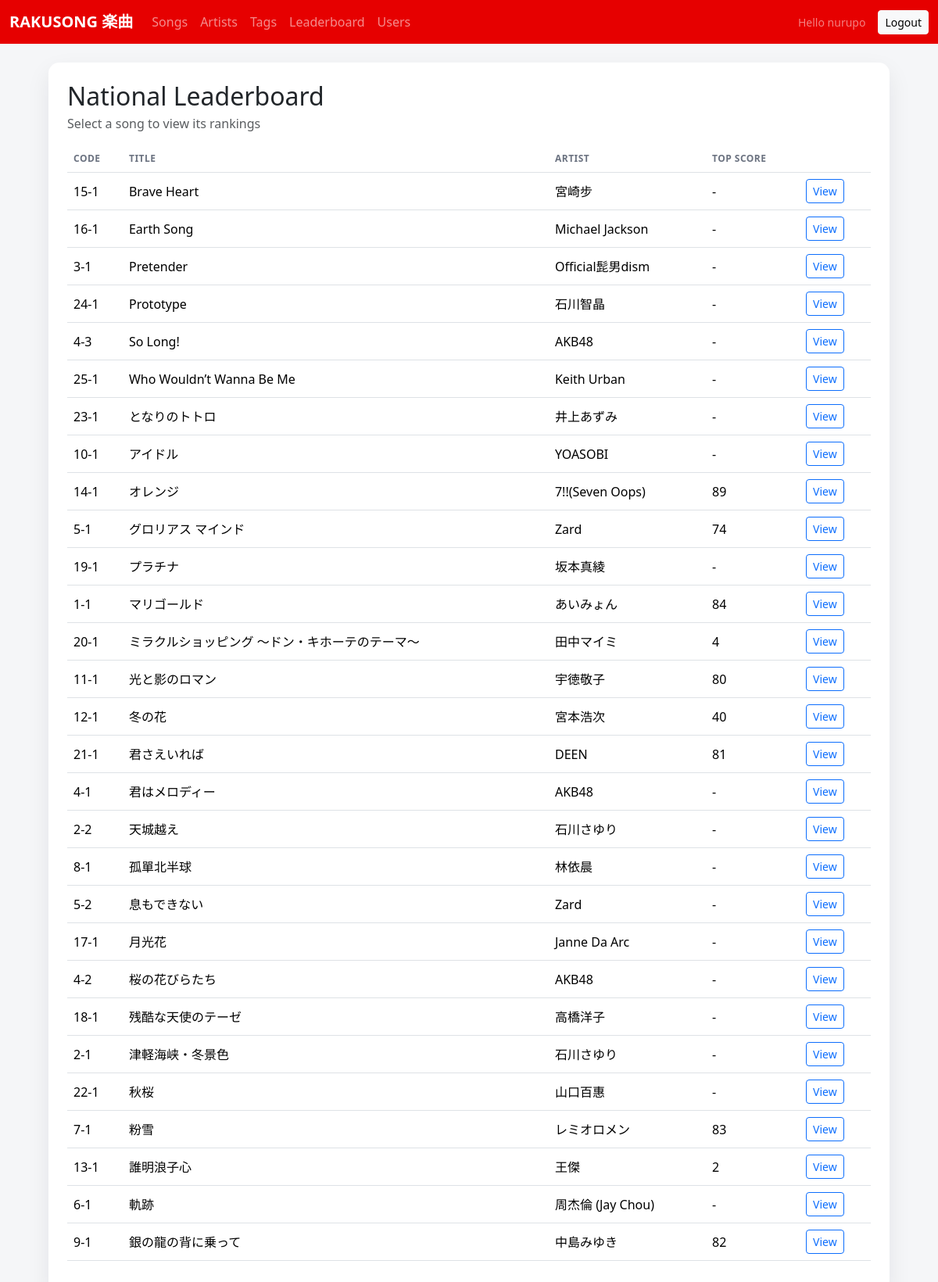
The app's page /ui/leaderboard/ (signed in) with its own data.
### songs/models.py (models this page shows, shortened)
class Song(models.Model):
    code = models.CharField(max_length=32, unique=True, blank=True)
    title = models.CharField(max_length=255)
    artist = models.CharField(max_length=255, blank=True)
    artist_no = models.PositiveIntegerField(null=True, blank=True)
    song_no = models.PositiveIntegerField(null=True, blank=True)
    language = models.CharField(max_length=32, blank=True, default='jp')
    duration_seconds = models.PositiveIntegerField(null=True, blank=True)
    bpm = models.PositiveIntegerField(null=True, blank=True)
    key = models.CharField(max_length=16, blank=True)
    tags = models.ManyToManyField(Tag, blank=True, related_name='songs')
    midi_file = models.FileField(upload_to=midi_upload_path, blank=True, null=True)
    lrc_file = models.FileField(upload_to=lrc_upload_path, blank=True, null=True)
    cover_image = models.ImageField(upload_to='songs/cover/', blank=True, null=True)
    lrc_offset = models.IntegerField(default=0)
    is_published = models.BooleanField(default=True)
    created_at = models.DateTimeField(auto_now_add=True)
    updated_at = models.DateTimeField(auto_now=True)

### songs/views_ui.py (the view, shortened to what this page needs)
@login_required
def leaderboard_list(request):
    song_code = (request.GET.get('song') or '').strip()
    songs = (
        Song.objects
        .order_by('title')
        .annotate(top_score=Max('scores__score'))
    )
    selected_song = None
    scores = []
    return render(
        request,
        'scores/leaderboard_list.html',
        {
            'songs': songs,
            'selected_song': selected_song,
            'scores': scores,
            'song_code': song_code,
        },
    )

### templates/scores/leaderboard_list.html (shortened to what this page needs)
{% extends "base.html" %}
{% block content %}
  <div class="card p-4 mb-4">
    <div class="d-flex flex-wrap gap-3 justify-content-between align-items-center mb-3">
      <div>
        <h2 class="mb-1">National Leaderboard</h2>
        <div class="text-muted">Select a song to view its rankings</div>
      </div>
    </div>
    <div class="table-responsive">
      <table class="table align-middle">
        <thead>
          <tr>
            <th>Code</th>
            <th>Title</th>
            <th>Artist</th>
            <th>Top Score</th>
            <th></th>
          </tr>
        </thead>
        <tbody>
          {% for song in songs %}
            <tr>
              <td>{{ song.code }}</td>
              <td>{{ song.title }}</td>
              <td>{{ song.artist }}</td>
              <td>{{ song.top_score|default:"-" }}</td>
              <td>
                <a class="btn btn-sm btn-outline-primary" href="?song={{ song.code }}">View</a>
              </td>
            </tr>
          {% empty %}
            <tr>
              <td colspan="5" class="text-muted">No songs found.</td>
            </tr>
          {% endfor %}
        </tbody>
      </table>
    </div>
  </div>
{% endblock %}

### templates/base.html (shortened to what this page needs)
<!DOCTYPE html>
<html lang="en">
  <head>
    <link
      href="https://cdnjs.cloudflare.com/ajax/libs/bootstrap/5.3.8/css/bootstrap.min.css"
      rel="stylesheet"
    />
  </head>
  <body>
    <nav class="navbar navbar-expand-lg navbar-dark" style="background: #e60000;">
      <div class="container-fluid">
        <a class="navbar-brand fw-semibold" href="{% url 'ui_song_list' %}">RAKUSONG 楽曲</a>
        <div class="collapse navbar-collapse" id="mainNav">
          <ul class="navbar-nav me-auto mb-2 mb-lg-0">
            <li class="nav-item"><a class="nav-link" href="{% url 'ui_song_list' %}">Songs</a></li>
            <li class="nav-item"><a class="nav-link" href="{% url 'ui_artist_list' %}">Artists</a></li>
            <li class="nav-item"><a class="nav-link" href="{% url 'ui_tag_list' %}">Tags</a></li>
            <li class="nav-item"><a class="nav-link" href="{% url 'ui_leaderboard' %}">Leaderboard</a></li>
            <li class="nav-item"><a class="nav-link" href="{% url 'ui_user_list' %}">Users</a></li>
          </ul>
          {% if request.user.is_authenticated %}
            <div class="d-flex align-items-center gap-3">
              <span class="text-white-50 small">Hello {{ request.user.username }}</span>
              <a class="btn btn-light btn-sm" href="{% url 'ui_logout' %}">Logout</a>
            </div>
          {% endif %}
        </div>
      </div>
    </nav>
    <main class="container page-shell py-4">
      {% block content %}{% endblock %}
    </main>
  </body>
</html>

### templates/base.html (style rules this page uses)
:root { color-scheme: light; --bs-primary: #e60000; --bs-primary-rgb: 230, 0, 0; --bs-link-color: #e60000; --bs-link-hover-color: #b30000; }
body { margin: 0; font-family: "Segoe UI", "Helvetica Neue", Arial, sans-serif; background: #f5f6f8; color: #1b1f24; }
.page-shell { max-width: 1100px; }
.card { border-radius: 14px; box-shadow: 0 12px 30px rgba(17, 24, 39, 0.08); border: none; }
.table thead th { color: #6b7280; font-weight: 600; text-transform: uppercase; letter-spacing: 0.04em; font-size: 12px; }

### records on screen
Song: code "15-1", title "Brave Heart", artist "宮崎步", top_score "-"
Song: code "16-1", title "Earth Song", artist "Michael Jackson", top_score "-"
Song: code "3-1", title "Pretender", artist "Official髭男dism", top_score "-"
Song: code "24-1", title "Prototype", artist "石川智晶", top_score "-"
Song: code "4-3", title "So Long!", artist "AKB48", top_score "-"
Song: code "25-1", title "Who Wouldn’t Wanna Be Me", artist "Keith Urban", top_score "-"
Song: code "23-1", title "となりのトトロ", artist "井上あずみ", top_score "-"
Song: code "10-1", title "アイドル", artist "YOASOBI", top_score "-"
Song: code "14-1", title "オレンジ", artist "7!!(Seven Oops)", top_score "89"
Song: code "5-1", title "グロリアス マインド", artist "Zard", top_score "74"
Song: code "19-1", title "プラチナ", artist "坂本真綾", top_score "-"
Song: code "1-1", title "マリゴールド", artist "あいみょん", top_score "84"
Song: code "20-1", title "ミラクルショッピング ～ドン・キホーテのテーマ～", artist "田中マイミ", top_score "4"
Song: code "11-1", title "光と影のロマン", artist "宇徳敬子", top_score "80"
Song: code "12-1", title "冬の花", artist "宮本浩次", top_score "40"
Song: code "21-1", title "君さえいれば", artist "DEEN", top_score "81"
Song: code "4-1", title "君はメロディー", artist "AKB48", top_score "-"
Song: code "2-2", title "天城越え", artist "石川さゆり", top_score "-"
Song: code "8-1", title "孤單北半球", artist "林依晨", top_score "-"
Song: code "5-2", title "息もできない", artist "Zard", top_score "-"
Song: code "17-1", title "月光花", artist "Janne Da Arc", top_score "-"
Song: code "4-2", title "桜の花びらたち", artist "AKB48", top_score "-"
Song: code "18-1", title "残酷な天使のテーゼ", artist "高橋洋子", top_score "-"
Song: code "2-1", title "津軽海峡・冬景色", artist "石川さゆり", top_score "-"
Song: code "22-1", title "秋桜", artist "山口百惠", top_score "-"
Song: code "7-1", title "粉雪", artist "レミオロメン", top_score "83"
Song: code "13-1", title "誰明浪子心", artist "王傑", top_score "2"
Song: code "6-1", title "軌跡", artist "周杰倫 (Jay Chou)", top_score "-"
Song: code "9-1", title "銀の龍の背に乗って", artist "中島みゆき", top_score "82"

### other values on screen
{{ request.user.username }} "nurupo"
